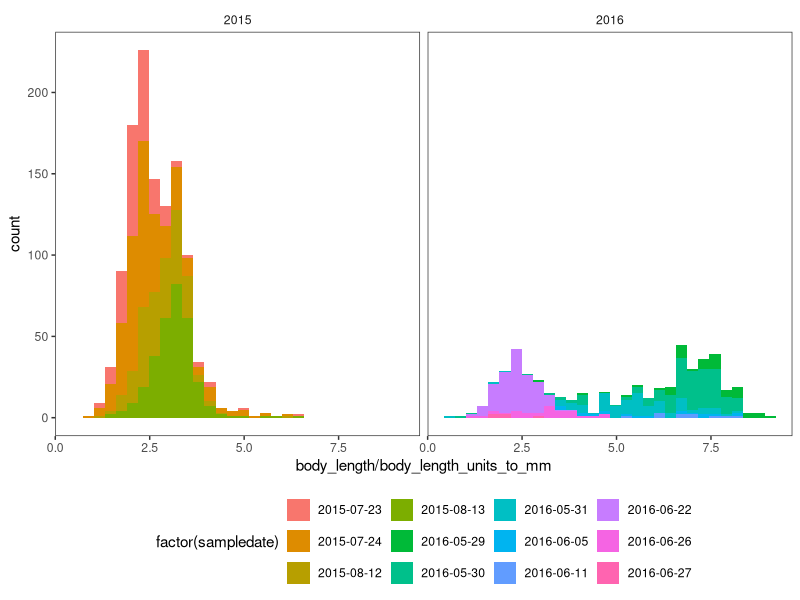
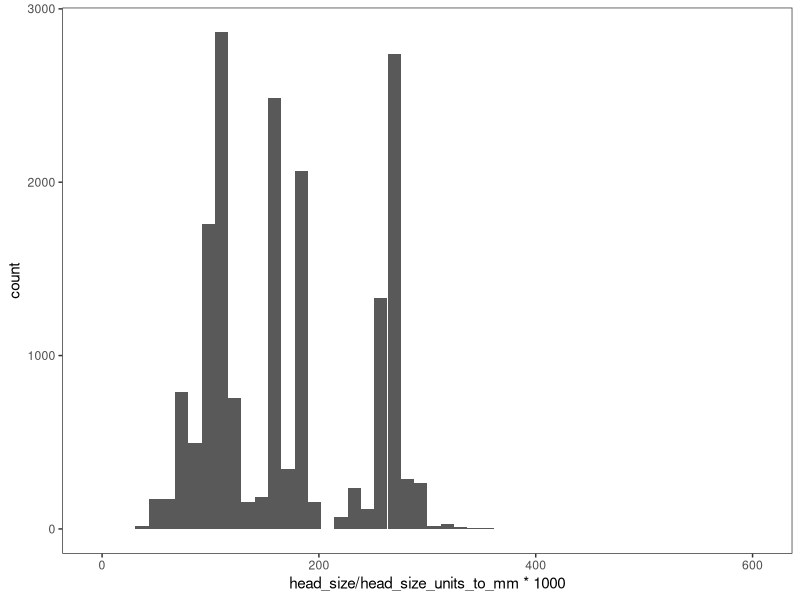
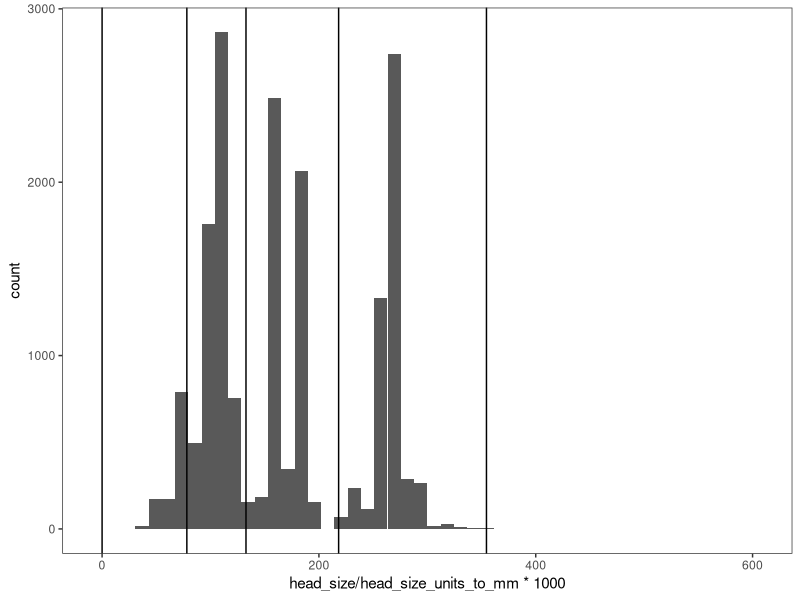
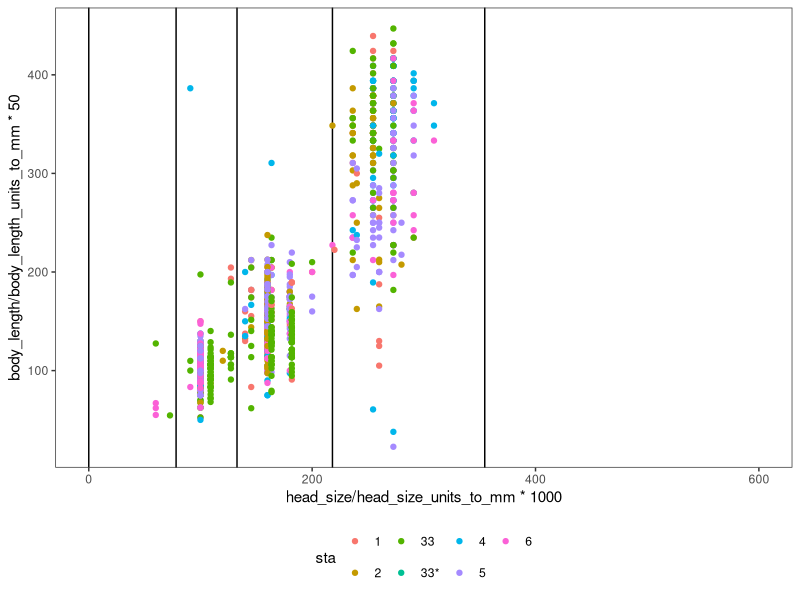
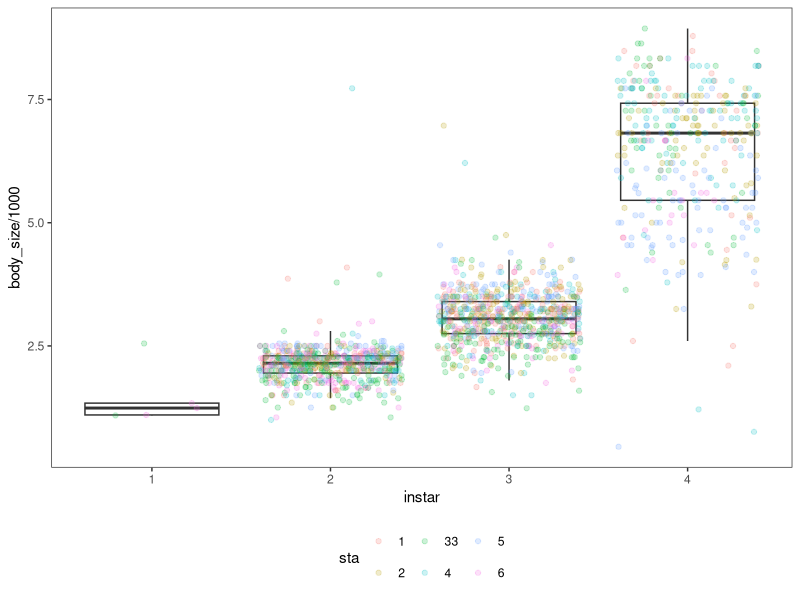
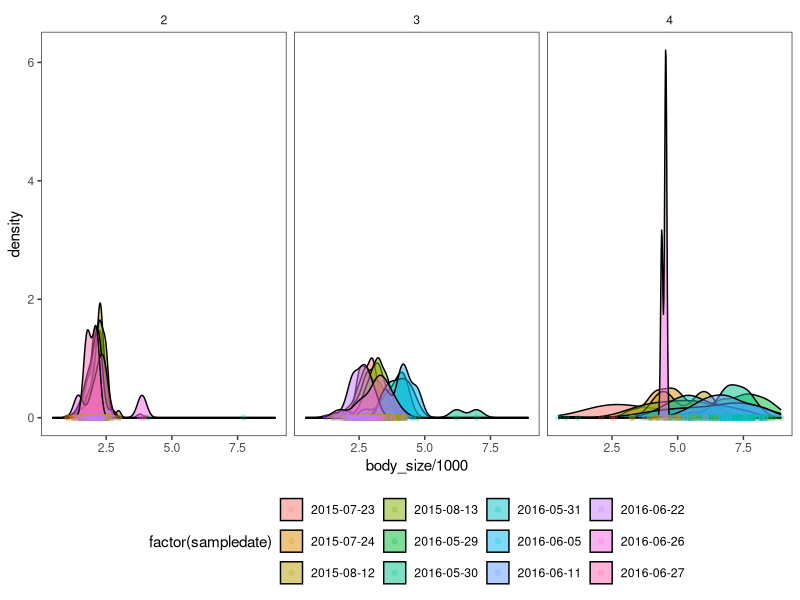
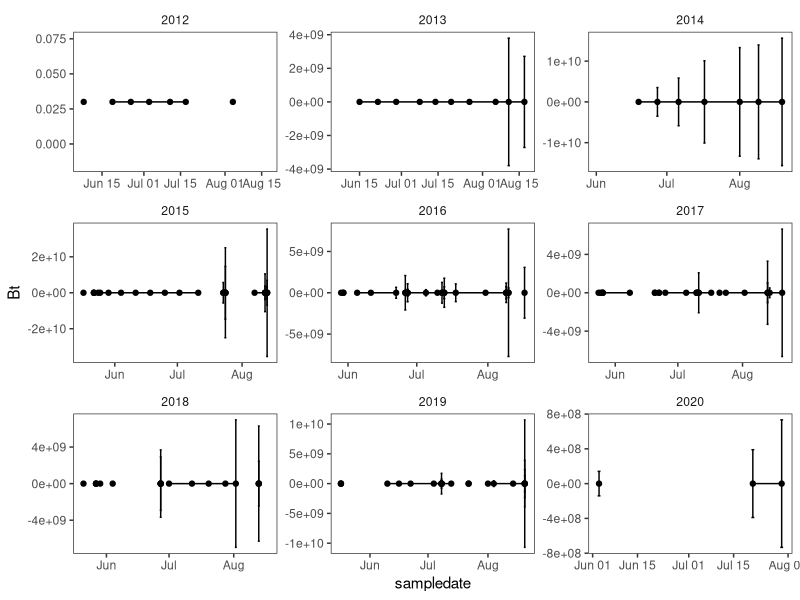

Reproduce these figures in R, in order. (Note: this script raises an error after producing the figures.)
#====Load Packages====
library(tidyverse)
library(lubridate)

sumna <- function(x){
  if(all(is.na(x))){
    NA
  }
  else{
    sum(x, na.rm = TRUE)
  }
}

meanna <- function(x){
  if(all(is.na(x))){
    NA
  }
  else{
    mean(x, na.rm = TRUE)
  }
}

#====set aesthetics====
theme_set(theme_bw()+
            theme(panel.grid = element_blank(),
                  strip.background = element_blank(),
                  legend.position = "bottom"))

#====Secondary Production====
#====Routine Data====
# read data
rcc_raw<- read_csv("raw data/routine_cc_9Nov20.csv", col_types = "ccDDccddddd?????_")
rcm_raw <- read_csv("raw data/routine_cm_9Nov20.csv", col_types = "ccDDcccddddc__")
emg_raw <- read_csv("raw data/emergence_clean.csv")


st33emg <- emg_raw %>% filter(site == 3) %>% 
  group_by(site, setdate, coldate) %>% 
  summarise(adults = meanna(smch_tot)/0.17, #0.17 m2 dia trap
            weight = 0.1*adults, #mg (Dreyer 2015)
            weight.se = 0.5*adults) %>% 
  ungroup %>% 
  filter(year(setdate) >2012) %>% 
  select(-site) %>% 
  rename(sampledate = coldate)

#kajak core area
corearea <- 2.5^2*pi/10000 #convert core to m2

#instar data
mg_instars = c(0,4.3,7.3,12, 19.5)/55*1000 #divide by ocular micrometer units to get mm then 1000 to get micrometers

#====Prepare Midge Count Data====
#prep count data
rcc <- rcc_raw %>% 
  filter(month(sampledate)%in%5:8) %>% 
  group_by(sta, coreid, fract_count) %>% 
  gather(species, count, tanyt, ortho, chiro, tanyp, contains("pupae"), tubifex) %>% 
  mutate(count = count/fract_count) %>% 
  group_by(sta, sampledate, coreid, species) %>% 
  summarise(sum = sumna(count)) %>% 
  spread(species, sum) %>% 
  select(sta, sampledate, coreid, tanyt, chiro, ortho, tanyp, everything()) %>% 
  ungroup

#====Preview Midge Measurement Data====
#preview body length
rcm_raw %>% 
  filter(species_name == "tt") %>% 
  group_by(sta, coreid, sampledate) %>% 
  # filter(sta == "33") %>%
  mutate(bl = ifelse(is.na(body_length), 0,1)) %>% 
  filter(!is.na(body_length)) %>% 
  ggplot(aes(body_length/body_length_units_to_mm, fill  = factor(sampledate)))+
  facet_wrap(~year(sampledate))+
  geom_histogram()

#preview head size data
rcm_raw %>% 
  filter(species_name == "tt") %>% 
  ggplot(aes(head_size/head_size_units_to_mm*1000))+
  geom_histogram(bins = 50)

rcm_raw %>% 
  filter(species_name == "tt") %>% 
  ggplot(aes(head_size/head_size_units_to_mm*1000))+
  geom_histogram(bins = 50)+
  geom_vline(xintercept = mg_instars)

#preview head size and body length data
rcm_raw %>% 
  filter(species_name == "tt") %>% 
  ggplot(aes(x = head_size/head_size_units_to_mm*1000, y = body_length/body_length_units_to_mm*50, col = sta))+
  geom_vline(xintercept = mg_instars)+
  geom_point()


#====Prepare Midge Measurement Data 1=====
rcm_2 <- rcm_raw %>% 
  filter(species_name == "tt") %>% 
  mutate(conversion = head_size_units_to_mm, 
         #convert ocular micrometer units to mm then micrometers
         head_size = head_size/conversion*1000, 
         #assign instar based on head capsule widths
         instar = cut(head_size, 
                      breaks = mg_instars, 
                      include.lowest =  FALSE, 
                      labels = c(1,2,3,4)),
         #set instar to NA for non-Tanytarsini
         instar = ifelse(species_name!="tt", NA, instar),
         #convert body lengths to mm
         body_size = body_length/body_length_units_to_mm *1000) %>% 
  select(coreid, sta, sampledate, species_name, head_size, body_size, instar, comments)



#===body length by instars====
rcm_bl <- rcm_2%>% 
  filter(!is.na(body_size)) 

#preview body length by instar
rcm_bl %>% 
  ggplot(aes(x = instar, y = body_size/1000, group = instar))+
  geom_boxplot(outlier.shape = NA)+
  # facet_wrap(~sampledate)+
  geom_jitter(width = 0.4, alpha = 0.2, aes(col = sta))

rcm_bl %>% 
  count(instar)

#is there a difference in size through time?
rcm_bl %>% 
  filter(instar!=1) %>% 
  ggplot(aes(body_size/1000, fill = factor(sampledate)))+
  geom_density(alpha  = 0.5)+
  facet_wrap(~instar)+
  geom_point(aes(col = factor(sampledate)), y = 0, alpha = 0.2)


lengths <- rcm_bl %>% 
  group_by(instar) %>% 
  summarise(mean = mean(body_size),
            sd = sd(body_size),
            q25 = quantile(body_size, 0.25),
            q75 = quantile(body_size, 0.75),
            median = median(body_size),
            samples = n()) %>% 
  filter(!is.na(instar))



weight <- function(l){
  (0.442 + 0.0879 * l )^3 
}

AE = 1

deriv(~log(wt/wtm1)/deltaT * ((Bt+Btm1)/2),
      c("wt", "wtm1", "deltaT", "Bt", "Btm1"))

# expression({
#   .expr1 <- wt/wtm1
#   .expr2 <- log(.expr1)
#   .expr3 <- .expr2/deltaT
#   .expr5 <- (Bt + Btm1)/2
#   .expr22 <- .expr3 * (1/2)
#   .value <- .expr3 * .expr5
#   .grad <- array(0, c(length(.value), 5L), list(NULL, c("wt", 
#                                                         "wtm1", "deltaT", "Bt", "Btm1")))
#   .grad[, "wt"] <- 1/wtm1/.expr1/deltaT * .expr5
#   .grad[, "wtm1"] <- -(wt/wtm1^2/.expr1/deltaT * .expr5)
#   .grad[, "deltaT"] <- -(.expr2/deltaT^2 * .expr5)
#   .grad[, "Bt"] <- .expr22
#   .grad[, "Btm1"] <- .expr22
#   attr(.value, "gradient") <- .grad
#   .value
# })

# OR

deriv(~log(wt/wtm1)/deltaT * ((nt*wt+ntm1*wtm1)/2),
      c("wt", "wtm1", "deltaT", "nt", "ntm1"))

# expression({
#   .expr1 <- wt/wtm1
#   .expr2 <- log(.expr1)
#   .expr3 <- .expr2/deltaT
#   .expr7 <- (nt * wt + ntm1 * wtm1)/2
#   .value <- .expr3 * .expr7
#   .grad <- array(0, c(length(.value), 5L), list(NULL, c("wt", 
#                                                         "wtm1", "deltaT", "nt", "ntm1")))
#   .grad[, "wt"] <- 1/wtm1/.expr1/deltaT * .expr7 + .expr3 * 
#     (nt/2)
#   .grad[, "wtm1"] <- .expr3 * (ntm1/2) - wt/wtm1^2/.expr1/deltaT * 
#     .expr7
#   .grad[, "deltaT"] <- -(.expr2/deltaT^2 * .expr7)
#   .grad[, "nt"] <- .expr3 * (wt/2)
#   .grad[, "ntm1"] <- .expr3 * (wtm1/2)
#   attr(.value, "gradient") <- .grad
#   .value
# })



#Delta method to propogate error:
#Sy = sqrt((dy/dx)^2*s^2x + (dz/dx)^2*s^2z + .... + cov)



rmp <- rcm_2 %>% 
  filter(month(sampledate) %in% c(5:8)) %>% 
  left_join(lengths) %>% 
  group_by(sta, sampledate, species_name, coreid) %>% 
  summarise(l = mean(median)/1000) %>% #average estimated length of a midge in this sample
  mutate(w = weight(l)) %>% 
  group_by(sta, sampledate) %>% 
  summarise(n = n(),
            wse = sd(w, na.rm = TRUE)/sqrt(n), 
            w = meanna(w)) %>% 
  full_join(rcc %>% 
              select(sta, sampledate, coreid, tanyt) %>% 
              mutate(nt = tanyt/corearea) %>% 
              group_by(sta, sampledate) %>% 
              summarise(n = n(),
                        ntse = sd(nt)/sqrt(n),
                        nt = meanna(nt))) %>% 
  group_by(sta) %>% 
  mutate(nt = nt+1,
         w = ifelse(nt == 1, 0, w), #mg
         ntm1 = lag(nt),
         ntm1se = lag(ntse),
         wt = w+0.03, #add 10% of 1 1st instar weight to prevent 0s
         wtm1 = lag(wt),
         deltaT = as.numeric(sampledate - lag(sampledate)),
         Bt = nt*wt,
         Bt.se = sqrt(wt^2*wse^2 + nt^2*ntse^2),
         Btm1 = lag(Bt),
         Btm1.se = lag(Bt.se),
         barB = (Bt + Btm1)/2) %>% 
  mutate(g= log(wt/wtm1)/deltaT, #daily instantaneous growth
         Pd = g*barB, #Daily midge productivity mg AFDM m-2 d-1
         PdE1 = wt/wtm1,
         PdE2 = log(PdE1),
         PdE3 = PdE2/deltaT,
         PdE7 = (nt*wt+ntm1*wtm1)/2,
         Pdwt = 1/wtm1/PdE1/deltaT*PdE7+PdE3*(nt/2), #partial derivative of Pd with respect to wt
         Pdwtm1 = PdE3 * (ntm1/2) - wt/wtm1^2/PdE1/deltaT * PdE7, #partial derivative of Pd with respect to wt-1
         Pdnt = PdE3 * (wt/2), #partial derivative of Pd with respect to nt
         Pdntm1 = PdE3 * (wtm1/2), #partial derivative of Pd with respect to nt-1,
         Pd.se = sqrt(Pdwt^2*wse^2 + Pdwtm1^2*wse^2 + Pdnt^2*ntse^2 + Pdntm1^2*ntse^2), #estimated std error on Pd
         Pdc.se = (Pd.se*0.5)/1000,
         Pdc = (Pd*0.5)/1000) %>%  #Daily midge productivity g C m-2 d-1) %>% 
  ungroup


rmp %>% 
  ggplot(aes(x = sampledate, y = Bt))+
  geom_point()+
  geom_errorbar(aes(ymin = Bt-Bt.se, ymax = Bt+Bt.se))+
  facet_wrap(~year(sampledate), scales = "free")+
  geom_line()

#spot checks

skimr::skim(rmp)
skimr::skim(rcm_2)


rmp %>% filter(is.infinite(g))
rmp %>% filter(is.na(wse)) %>% left_join(rcm_2) %>% 
  count(sta, sampledate, coreid) %>% as.data.frame()

rmp %>% filter(is.na(wse)) %>% left_join(rcm_2) %>% 
  count(sta, sampledate, coreid) %>% as.data.frame()

sample_n(rmp, 10) 


rcc %>% filter(sta == "33") %>% left_join()





rmp%>% 
  filter(sta == "33", year(sampledate)>2012) %>% 
  filter(!is.na(Pd.se)) %>% 
  ggplot(aes(x = sampledate, y = Pdc, fill = log10(nt+1), group = sta))+
  facet_wrap(~year(sampledate), scales = "free_x")+
  geom_hline(yintercept = 0, linetype = "dashed")+
  geom_line()+
  geom_point(shape = 21, size = 2)+
  geom_errorbar(aes(ymin = Pdc-Pdc.se, ymax = Pdc.se+Pdc), width = 0)+
  labs(x = "Date",
       y = "Tanytarsini Productivity in g C m-2 d-1")+
  scale_fill_viridis_c(option = "plasma")

rmp %>% 
  crossing(AE = c(0.1, 0.5, 1)) %>% 
  mutate( NPE = 0.54, #net production efficiency (Lindegaard)
          AE = AE,  
          ingestion  = Pdc/(NPE*AE)) %>% 
  filter(AE ==0.1) %>% 
  filter(sta == "33", year(sampledate)!=2012) %>% 
  ggplot(aes(x = yday(sampledate), y = ingestion, fill = log10(nt+1), group = sta))+
  facet_wrap(~year(sampledate), scales = "free_y")+
  geom_hline(yintercept = 0, linetype = "dashed")+
  geom_line()+
  geom_point(shape = 21, size = 2)+
  labs(x = "Date",
       y = "Daily Ingestion in g C m-2 d-1",
       title = "AE = 0.1")+
  scale_fill_viridis_c(option = "plasma")

rmp %>% 
  crossing(AE = c(0.1, 0.5, 1)) %>% 
  mutate( NPE = 0.54, #net production efficiency (Lindegaard)
          AE = AE,  
          ingestion  = Pdc/(NPE*AE)) %>% 
  filter(AE ==0.5) %>% 
  filter(sta == "33", year(sampledate)!=2012) %>% 
  ggplot(aes(x = yday(sampledate), y = ingestion, fill = log10(nt+1), group = sta))+
  facet_wrap(~year(sampledate), scales = "free_y")+
  geom_hline(yintercept = 0, linetype = "dashed")+
  geom_line()+
  geom_point(shape = 21, size = 2)+
  labs(x = "Date",
       y = "Daily Ingestion in g C m-2 d-1",
       title = "AE = 0.5")+
  scale_fill_viridis_c(option = "plasma")

rmp %>% 
  crossing(AE = c(0.1, 0.5, 1)) %>% 
  mutate( NPE = 0.54, #net production efficiency (Lindegaard)
          AE = AE,  
          ingestion  = Pdc/(NPE*AE)) %>% 
  filter(AE ==1) %>% 
  filter(sta == "33", year(sampledate)!=2012) %>% 
  ggplot(aes(x = yday(sampledate), y = ingestion, fill = log10(nt+1), group = sta))+
  facet_wrap(~year(sampledate), scales = "free_y")+
  geom_hline(yintercept = 0, linetype = "dashed")+
  geom_line()+
  geom_point(shape = 21, size = 2)+
  labs(x = "Date",
       y = "Daily Ingestion in g C m-2 d-1",
       title = "AE = 1")+
  scale_fill_viridis_c(option = "plasma")






